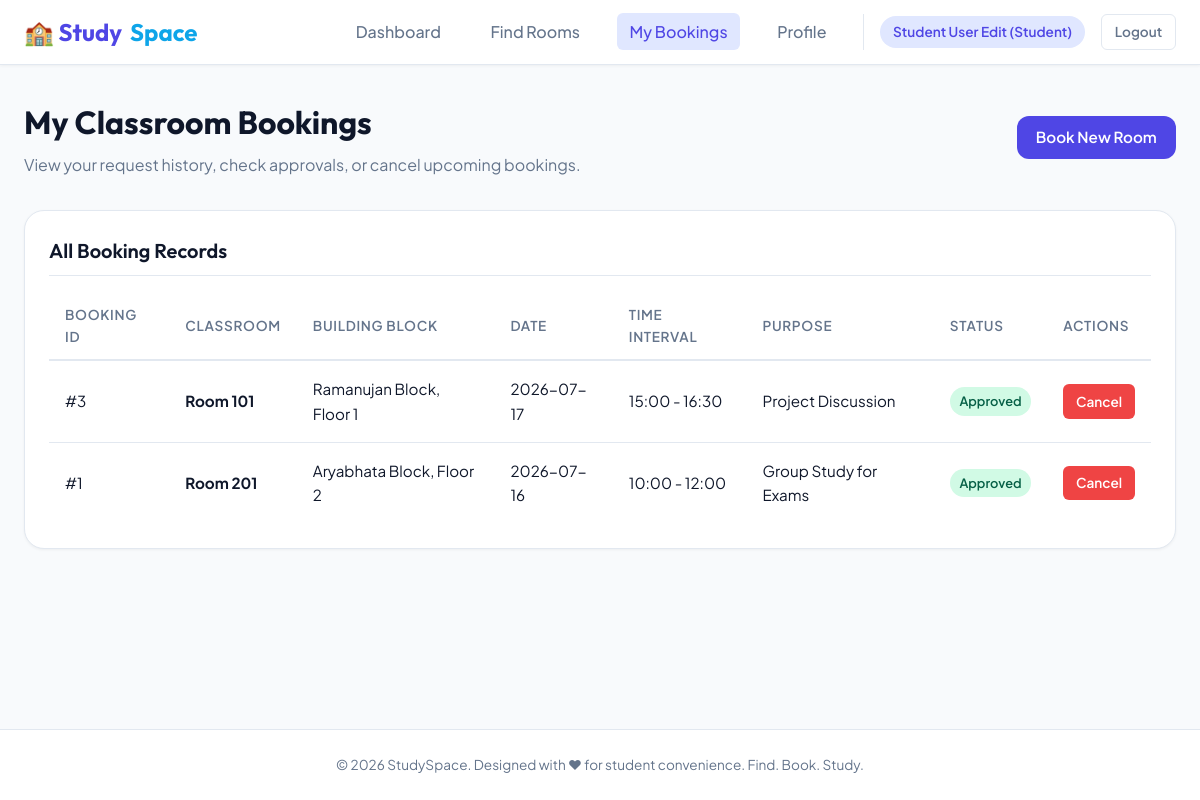
The app's page /history (signed in) with its own data.
### tables this page shows
CREATE TABLE bookings (
    booking_id INTEGER PRIMARY KEY AUTOINCREMENT,
    user_id INTEGER NOT NULL,
    room_id INTEGER NOT NULL,
    booking_date TEXT NOT NULL, -- Format: YYYY-MM-DD
    start_time TEXT NOT NULL,   -- Format: HH:MM
    end_time TEXT NOT NULL,     -- Format: HH:MM
    purpose TEXT NOT NULL,
    status TEXT NOT NULL DEFAULT 'Pending' CHECK(status IN ('Pending', 'Approved', 'Rejected')),
    FOREIGN KEY(user_id) REFERENCES users(user_id) ON DELETE CASCADE,
    FOREIGN KEY(room_id) REFERENCES classrooms(room_id) ON DELETE CASCADE
);

CREATE TABLE classrooms (
    room_id INTEGER PRIMARY KEY AUTOINCREMENT,
    room_number TEXT UNIQUE NOT NULL,
    building TEXT NOT NULL,
    floor INTEGER NOT NULL,
    capacity INTEGER NOT NULL,
    room_type TEXT NOT NULL, -- e.g. 'Lecture Hall', 'Seminar Room', 'Discussion Room', 'Lab'
    projector INTEGER NOT NULL DEFAULT 0, -- 0 for No, 1 for Yes
    whiteboard INTEGER NOT NULL DEFAULT 1, -- 0 for No, 1 for Yes
    ac INTEGER NOT NULL DEFAULT 0, -- 0 for No, 1 for Yes
    status TEXT NOT NULL DEFAULT 'Available' CHECK(status IN ('Available', 'Occupied', 'Maintenance'))
);

### app.py (the view)
@app.route('/history')
@login_required(role='student')
def history():
    user_id = session['user_id']
    bookings_list = query_db(
        """SELECT b.*, c.room_number, c.building, c.floor
           FROM bookings b
           JOIN classrooms c ON b.room_id = c.room_id
           WHERE b.user_id = ?
           ORDER BY b.booking_date DESC, b.start_time DESC""",
        (user_id,)
    )
    return render_template('history.html', bookings=bookings_list, active_page='history')

### app.py (called while the page is built)
def get_db():
    db = getattr(g, '_database', None)
    if db is None:
        db = g._database = sqlite3.connect(DATABASE)
        db.row_factory = sqlite3.Row  # Access columns by name
    return db

def query_db(query, args=(), one=False):
    cur = get_db().execute(query, args)
    rv = cur.fetchall()
    cur.close()
    return (rv[0] if rv else None) if one else rv

def login_required(role=None):
    def decorator(f):
        from functools import wraps
        @wraps(f)
        def decorated_function(*args, **kwargs):
            if 'user_id' not in session:
                flash('Please log in to access this page.', 'error')
                return redirect(url_for('login'))
            if role and session.get('role') != role:
                flash('Access denied. Insufficient permissions.', 'error')
                return redirect(url_for('index'))
            return f(*args, **kwargs)
        return decorated_function
    return decorator

### templates/history.html (shortened to what this page needs)
{% extends 'base.html' %}
{% block content %}
<div class="page-header">
    <div>
        <h1 class="page-title">My Classroom Bookings</h1>
        <p class="page-subtitle">View your request history, check approvals, or cancel upcoming bookings.</p>
    </div>
    <a href="/classrooms" class="btn btn-primary">Book New Room</a>
</div>
<div class="section-card">
    <h2 class="section-title">All Booking Records</h2>
    {% if bookings %}
        <div class="table-responsive">
            <table class="table">
                <thead>
                    <tr>
                        <th>Booking ID</th>
                        <th>Classroom</th>
                        <th>Building Block</th>
                        <th>Date</th>
                        <th>Time Interval</th>
                        <th>Purpose</th>
                        <th>Status</th>
                        <th>Actions</th>
                    </tr>
                </thead>
                <tbody>
                    {% for booking in bookings %}
                        <tr>
                            <td>#{{ booking.booking_id }}</td>
                            <td><strong>Room {{ booking.room_number }}</strong></td>
                            <td>{{ booking.building }}, Floor {{ booking.floor }}</td>
                            <td>{{ booking.booking_date }}</td>
                            <td>{{ booking.start_time }} - {{ booking.end_time }}</td>
                            <td>{{ booking.purpose }}</td>
                            <td>
                                <span class="badge badge-{{ booking.status.lower() }}">
                                    {{ booking.status }}
                                </span>
                            </td>
                            <td>
                                {% if booking.status == 'Pending' or booking.status == 'Approved' %}
                                    <a href="/bookings/cancel/{{ booking.booking_id }}" class="btn btn-danger btn-sm confirm-cancel">Cancel</a>
                                {% else %}
                                    <span style="font-size: 0.85rem; color: var(--text-muted);">No action</span>
                                {% endif %}
                            </td>
                        </tr>
                    {% endfor %}
                </tbody>
            </table>
        </div>
    {% endif %}
</div>
{% endblock %}

### static/css/style.css (style rules this page uses)
:root { --primary: #4f46e5; --primary-hover: #4338ca; --primary-light: #e0e7ff; --secondary: #0ea5e9; --secondary-hover: #0284c7; --accent: #f59e0b; --success: #10b981; --success-light: #d1fae5; --danger: #ef4444; --danger-light: #fee2e2; --warning: #f59e0b; --warning-light: #fef3c7; --bg-main: #f8fafc; --bg-card: #ffffff; --text-main: #0f172a; --text-muted: #64748b; --border: #e2e8f0; --radius-sm: 6px; --radius-md: 12px; --radius-lg: 20px; --shadow-sm: 0 1px 3px rgba(0, 0, 0, 0.05); --shadow-md: 0 4px 6px -1px rgba(0, 0, 0, 0.05), 0 2px 4px -2px rgba(0, 0, 0, 0.05); --shadow-lg: 0 10px 15px -3px rgba(0, 0, 0, 0.08), 0 4px 6px -4px rgba(0, 0, 0, 0.08); --transition: all 0.25s cubic-bezier(0.4, 0, 0.2, 1); --max-width: 1200px; }
* { margin: 0; padding: 0; box-sizing: border-box; }
body { font-family: 'Plus Jakarta Sans', -apple-system, BlinkMacSystemFont, "Segoe UI", Roboto, sans-serif; background-color: var(--bg-main); color: var(--text-main); line-height: 1.6; display: flex; flex-direction: column; min-height: 100vh; }
a { color: inherit; text-decoration: none; transition: var(--transition); }
button, .btn { font-family: inherit; cursor: pointer; border: none; outline: none; transition: var(--transition); }
.btn { display: inline-flex; align-items: center; justify-content: center; gap: 0.5rem; padding: 0.6rem 1.2rem; font-size: 0.95rem; font-weight: 600; border-radius: var(--radius-md); text-align: center; }
.btn-primary { background-color: var(--primary); color: #ffffff; }
.btn-danger { background-color: var(--danger); color: #ffffff; }
.btn-sm { padding: 0.4rem 0.8rem; font-size: 0.85rem; border-radius: var(--radius-sm); }
.page-header { margin-bottom: 2rem; display: flex; justify-content: space-between; align-items: center; flex-wrap: wrap; gap: 1rem; }
.page-title { font-family: 'Outfit', sans-serif; font-size: 2rem; font-weight: 700; color: var(--text-main); }
.page-subtitle { color: var(--text-muted); margin-top: 0.25rem; }
.section-card { background-color: var(--bg-card); border: 1px solid var(--border); border-radius: var(--radius-lg); padding: 1.5rem; margin-bottom: 1.5rem; box-shadow: var(--shadow-sm); }
.section-title { font-family: 'Outfit', sans-serif; font-size: 1.25rem; font-weight: 600; margin-bottom: 1rem; padding-bottom: 0.5rem; border-bottom: 1px solid var(--border); color: var(--text-main); display: flex; justify-content: space-between; align-items: center; }
.table-responsive { width: 100%; overflow-x: auto; }
.table { width: 100%; border-collapse: collapse; text-align: left; }
.table th { padding: 0.75rem 1rem; font-weight: 600; color: var(--text-muted); font-size: 0.85rem; text-transform: uppercase; letter-spacing: 0.05em; border-bottom: 2px solid var(--border); }
.table td { padding: 1rem; border-bottom: 1px solid var(--border); font-size: 0.95rem; vertical-align: middle; }
.table tr:last-child td { border-bottom: none; }
.badge { display: inline-flex; align-items: center; padding: 0.25rem 0.6rem; border-radius: 20px; font-size: 0.8rem; font-weight: 600; }
.badge-approved { background-color: var(--success-light); color: #065f46; }

### records on screen
bookings: booking_id "3", room_number "101", building "Ramanujan Block", floor "1", booking_date "2026-07-17", start_time "15:00", end_time "16:30", purpose "Project Discussion", status "Approved"
bookings: booking_id "1", room_number "201", building "Aryabhata Block", floor "2", booking_date "2026-07-16", start_time "10:00", end_time "12:00", purpose "Group Study for Exams", status "Approved"

### other values on screen
{{ session.name }} "Student User Edit"
{{ session.role | title }} "Student"
